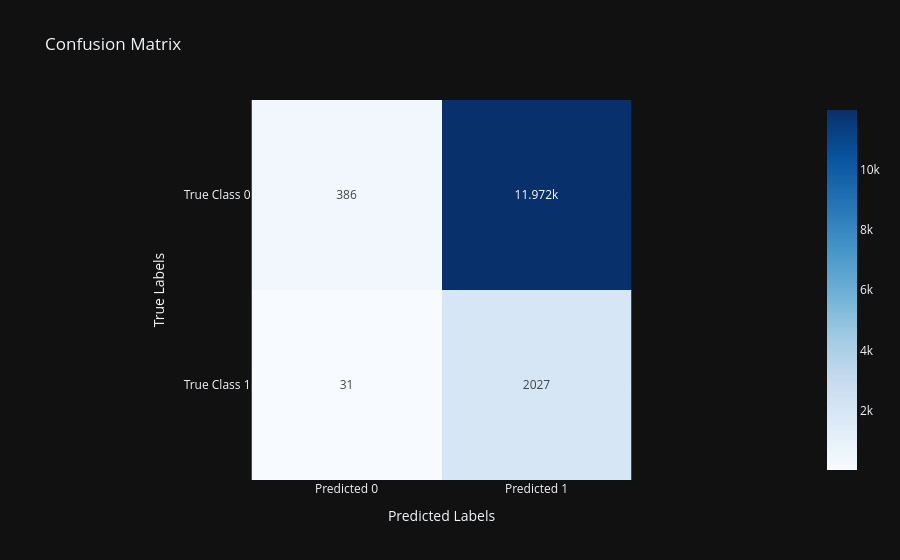

The notebook cell this image was saved under:
### Code cell
dt_visualizer.plot_confusion_matrix()

### Figure 1 — Plotly figure (JSON) as saved in the notebook; plotly's stock layout.template omitted (floating-point values rounded to 4 significant figures)
{"data": [{"coloraxis": "coloraxis", "name": "0", "texttemplate": "%{z}", "x": ["Predicted 0", "Predicted 1"], "y": ["True Class 0", "True Class 1"], "z": [[386, 11972], [31, 2027]], "type": "heatmap", "xaxis": "x", "yaxis": "y", "hovertemplate": "x: %{x}<br>y: %{y}<br>color: %{z}<extra></extra>"}], "layout": {"xaxis": {"anchor": "y", "domain": [0.0, 1.0], "scaleanchor": "y", "constrain": "domain", "title": {"text": "Predicted Labels"}}, "yaxis": {"anchor": "x", "domain": [0.0, 1.0], "autorange": "reversed", "constrain": "domain", "title": {"text": "True Labels"}}, "coloraxis": {"colorscale": [[0.0, "rgb(247,251,255)"], [0.125, "rgb(222,235,247)"], [0.25, "rgb(198,219,239)"], [0.375, "rgb(158,202,225)"], [0.5, "rgb(107,174,214)"], [0.625, "rgb(66,146,198)"], [0.75, "rgb(33,113,181)"], [0.875, "rgb(8,81,156)"], [1.0, "rgb(8,48,107)"]]}, "title": {"text": "Confusion Matrix"}, "showlegend": false}}
